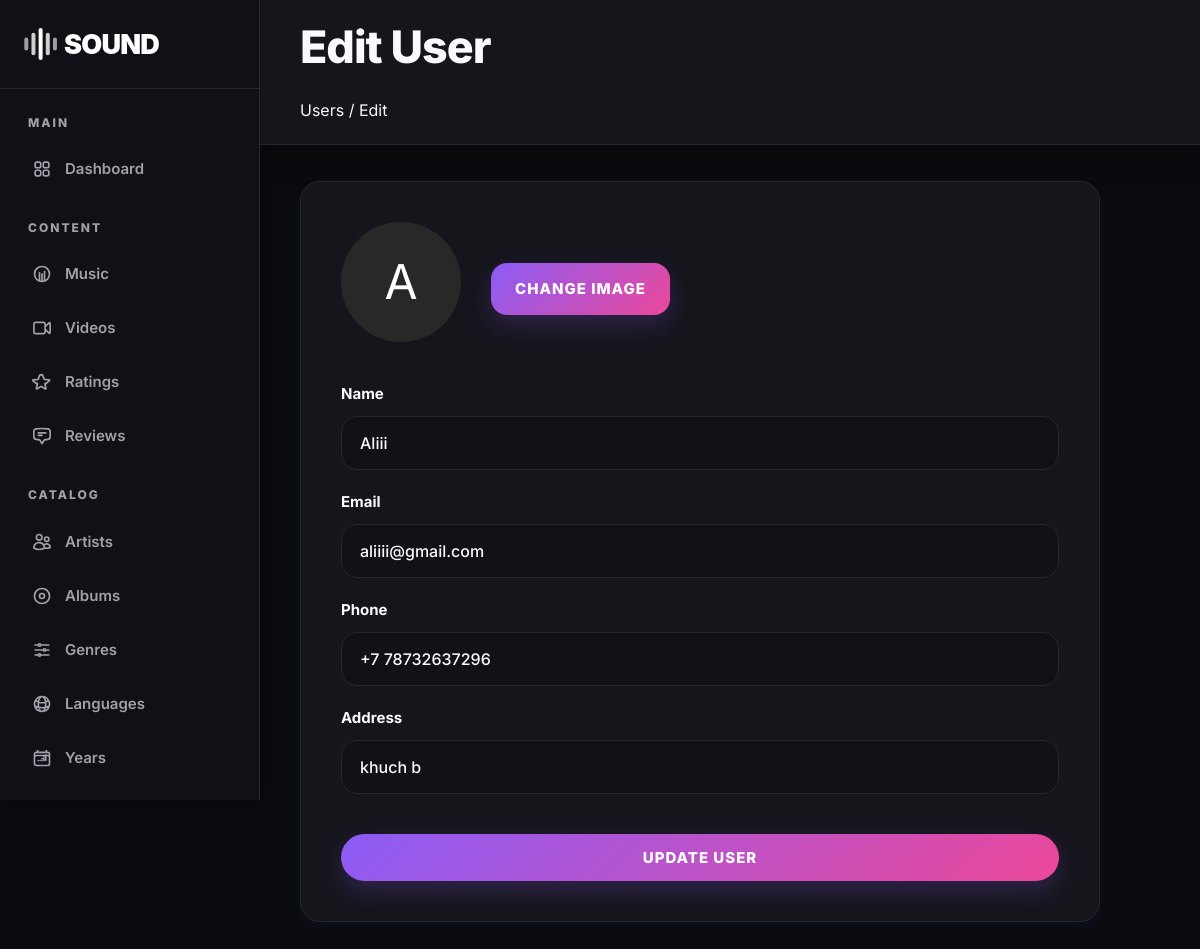
Page /admin/users/edit.php?id=13 (signed in) on the committed database.
### tables this page shows
CREATE TABLE `users` (
  `id` int(11) NOT NULL,
  `user_id` varchar(50) NOT NULL,
  `name` varchar(100) NOT NULL,
  `address` varchar(255) NOT NULL,
  `phone` varchar(30) NOT NULL,
  `email` varchar(150) NOT NULL,
  `password` varchar(255) NOT NULL,
  `role` enum('admin','user') NOT NULL DEFAULT 'user',
  `created_at` timestamp NOT NULL DEFAULT current_timestamp(),
  `profile_image` varchar(255) DEFAULT NULL
);

### admin/users/edit.php (the view, shortened to what this page needs)
<?php
require_once "../../config/db.php";
$id = intval($_GET['id'] ?? $_POST['id'] ?? 0);
$name = "";
$email = "";
$phone = "";
$address = "";
$user_profile_image = null;
$stmt = mysqli_prepare($conn, "SELECT name, email, phone, address, profile_image FROM users WHERE id = ? LIMIT 1");
mysqli_stmt_bind_param($stmt, "i", $id);
mysqli_stmt_execute($stmt);
$result = mysqli_stmt_get_result($stmt);
if ($user = mysqli_fetch_assoc($result)) {
    $name = $user['name'];
    $email = $user['email'];
    $phone = $user['phone'] ?? "";
    $address = $user['address'] ?? "";
    $user_profile_image = $user['profile_image'] ?? null;
} else {
    mysqli_stmt_close($stmt);
    header("Location: index.php");
    exit;
}
?>
<!DOCTYPE html>
<html lang="en">
<head>
    <link rel="stylesheet" href="../../assets/css/style.css?v=<?php echo time(); ?>">
    <link rel="stylesheet" href="../../assets/css/admin.css?v=<?php echo time(); ?>">
</head>
<body>
<div class="admin-layout">
    <?php
    include "../../includes/admin_header.php";
    ?>
    <main class="admin-main">
        <div class="admin-topbar">
            <div>
                <h1>Edit User</h1>
                <div class="breadcrumb"><a href="index.php">Users</a> / Edit</div>
            </div>
        </div>
        <div class="admin-content">
            <div class="form-panel" style="max-width: 800px;">
                <div class="img-container">
                    <?php if ($user_profile_image): ?>
                        <img src="../../uploads/users/<?php echo htmlspecialchars($user_profile_image); ?>" class="profile-img-large" alt="Profile">
                    <?php else: ?>
                        <div class="profile-img-large"><?php echo strtoupper(substr($name, 0, 1)); ?></div>
                    <?php endif; ?>
                    <div>
                        <label class="btn btn-primary" for="profileImgInput" style="cursor: pointer; display: inline-block;">Change Image</label>
                    </div>
                </div>
                <form method="POST" enctype="multipart/form-data">
                    <div class="form-group">
                        <label for="user-name">Name</label>
                        <input id="user-name" type="text" name="name" value="<?php echo htmlspecialchars($name); ?>" maxlength="100" required class="form-control">
                    </div>
                    <div class="form-group">
                        <label for="user-email">Email</label>
                        <input id="user-email" type="email" name="email" value="<?php echo htmlspecialchars($email); ?>" maxlength="150" required class="form-control">
                    </div>
                    <div class="form-group">
                        <label for="user-phone">Phone</label>
                        <input id="user-phone" type="text" name="phone" value="<?php echo htmlspecialchars($phone); ?>" maxlength="30" class="form-control">
                    </div>
                    <div class="form-group">
                        <label for="user-address">Address</label>
                        <input id="user-address" type="text" name="address" value="<?php echo htmlspecialchars($address); ?>" maxlength="255" class="form-control">
                    </div>
                    <button type="submit" class="btn btn-primary btn-block" style="margin-top: 20px;">Update User</button>
                </form>
            </div>
        </div>
    </main>
</div>
</body>
</html>

### admin/users/edit.php (style rules this page uses)
.profile-img-large { width: 120px; height: 120px; border-radius: 50%; object-fit: cover; border: 3px solid var(--accent); background: #282828; display: flex; align-items: center; justify-content: center; font-size: 48px; color: #fff; margin-bottom: 15px; }
.img-container { display: flex; align-items: center; gap: 30px; margin-bottom: 25px; }

### rows in the picture
users: name "A", name "Aliii", email "aliiii@gmail.com", phone "+7 78732637296", address "khuch b"
